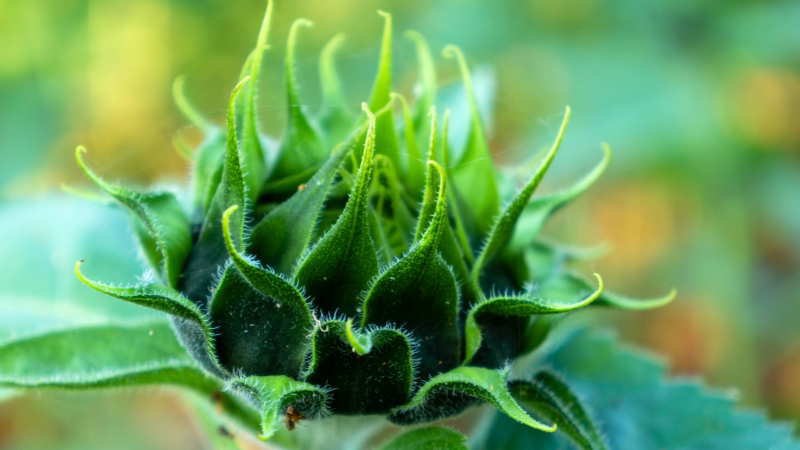
#> input picture Model3 for Sunflower/test_image_bud.jpg, 1600 x 900 px, found by its file name (shown at 1/2 size)
$ python predict.py   (older library calls are emulated)
#> lines starting #> are read from the running program, lines starting #| are printed output that depends on the picture; after the words box and inside, x2 and y2 are one past the last pixel; in counts of white or black regions, pixels touching at a corner belong together
### Model3 for Sunflower/sunflower_classifier_grouped.py
"""
Sunflower Growth Stage Classifier - Traditional Machine Learning Pipeline
===========================================================================
Phân loại 3 giai đoạn: Young Bud, Early Bloom, Full Bloom
Chỉ dùng Machine Learning truyền thống (KHÔNG dùng Deep Learning)

Pipeline:
1. Load ảnh từ các thư mục (mỗi thư mục = 1 class)
2. Trích xuất đặc trưng: HOG, Color Histogram (HSV), LBP, GLCM,
   tỉ lệ vùng màu đĩa hoa (disk-region color ratio)
3. Train nhiều mô hình: SVM, Random Forest, KNN, Logistic Regression,
   Naive Bayes
4. Đánh giá & so sánh bằng Cross-Validation + Test set
5. Lưu model tốt nhất ra .pkl

Fix Overfitting (v2):
- Dùng sklearn Pipeline: StandardScaler → PCA(100) → Model
- PCA giảm chiều HOG từ 8100 → 100 (chống curse of dimensionality)
- RF hyperparameter thắt chặt hơn: max_depth nhỏ hơn, max_samples < 1.0
- Thêm Train Accuracy để phát hiện overfitting
- Thêm Learning Curve để visualize mức độ overfitting
"""

import os
import cv2
import numpy as np
import pandas as pd
import joblib
import warnings
warnings.filterwarnings("ignore")

from skimage.feature import hog, local_binary_pattern, graycomatrix, graycoprops

from sklearn.model_selection import GroupShuffleSplit, GroupKFold, cross_val_score, GridSearchCV, learning_curve
from sklearn.pipeline import Pipeline
from sklearn.decomposition import PCA
from sklearn.preprocessing import StandardScaler, LabelEncoder
from sklearn.svm import SVC
from sklearn.ensemble import RandomForestClassifier
from sklearn.neighbors import KNeighborsClassifier
from sklearn.linear_model import LogisticRegression
from sklearn.naive_bayes import GaussianNB
from sklearn.metrics import accuracy_score, classification_report, confusion_matrix, f1_score

import matplotlib
matplotlib.use("Agg")
import matplotlib.pyplot as plt
import seaborn as sns

# =====================================================================
# CONFIG - chỉnh các đường dẫn này theo dataset của bạn
# =====================================================================
DATASET_DIR = "."               # 3 thư mục class nằm ngay trong thư mục hiện tại
CLASS_NAMES = ["Stage1_Young_Bud", "Stage2_Early_Bloom", "Stage3_Full_Bloom"]
IMAGE_SIZE = (256, 256)          # resize ảnh về kích thước cố định
RANDOM_STATE = 42
OUTPUT_DIR = "outputs"
os.makedirs(OUTPUT_DIR, exist_ok=True)

GROUPS_CSV = "groups.csv"   # tạo bằng compute_groups.py - chạy script đó TRƯỚC file này
N_REPEATS_IMPORTANCE = 8    # số lần xáo trộn (permutation) khi đo tầm quan trọng đặc trưng


# =====================================================================
# 1. FEATURE EXTRACTION
# =====================================================================
def extract_color_histogram(image_hsv, bins=(8, 8, 8)):
    """Histogram màu trong không gian HSV — phân biệt sắc độ vàng/xanh/nâu."""
    hist = cv2.calcHist([image_hsv], [0, 1, 2], None, bins,
                         [0, 180, 0, 256, 0, 256])
    cv2.normalize(hist, hist)
    return hist.flatten()


def extract_hog_features(gray):
    """HOG — đặc trưng hình dạng/cấu trúc cạnh (hình dạng cánh hoa, nụ hoa)."""
    features = hog(
        gray, orientations=9, pixels_per_cell=(16, 16),
        cells_per_block=(2, 2), block_norm="L2-Hys",
        transform_sqrt=True, feature_vector=True
    )
    return features


def extract_lbp_features(gray, P=24, R=3):
    """Local Binary Pattern — đặc trưng kết cấu (texture) bề mặt cánh hoa."""
    lbp = local_binary_pattern(gray, P, R, method="uniform")
    n_bins = P + 2
    hist, _ = np.histogram(lbp, bins=n_bins, range=(0, n_bins), density=True)
    return hist


def extract_glcm_features(gray):
    """GLCM — đặc trưng kết cấu thống kê bậc 2 (độ tương phản, độ đồng nhất...)."""
    gray_resized = cv2.resize(gray, (128, 128))
    glcm = graycomatrix(gray_resized, distances=[1, 3], angles=[0, np.pi/4, np.pi/2, 3*np.pi/4],
                         levels=256, symmetric=True, normed=True)
    props = ["contrast", "dissimilarity", "homogeneity", "energy", "correlation", "ASM"]
    feats = []
    for p in props:
        feats.extend(graycoprops(glcm, p).flatten())
    return np.array(feats)


def preprocess_image(image):
    """
    Tiền xử lý chuẩn hoá trước khi trích xuất feature:
    - CLAHE trên kênh V (HSV) để cân bằng độ sáng, giúp feature màu
      nhất quán hơn giữa ảnh tối (Young Bud macro) và ảnh sáng.
    - Gaussian blur nhẹ để giảm noise pixel.
    Trả về: (image_bgr, gray, hsv) sau tiền xử lý.
    """
    # Gaussian blur nhẹ — giảm noise
    blurred = cv2.GaussianBlur(image, (3, 3), 0)
    # CLAHE trên kênh V của HSV
    hsv_raw = cv2.cvtColor(blurred, cv2.COLOR_BGR2HSV)
    clahe = cv2.createCLAHE(clipLimit=2.0, tileGridSize=(8, 8))
    hsv_raw[:, :, 2] = clahe.apply(hsv_raw[:, :, 2])
    # Convert lại sang BGR rồi sang gray để thống nhất
    image_eq = cv2.cvtColor(hsv_raw, cv2.COLOR_HSV2BGR)
    gray_eq  = cv2.cvtColor(image_eq, cv2.COLOR_BGR2GRAY)
    hsv_eq   = cv2.cvtColor(image_eq, cv2.COLOR_BGR2HSV)
    return image_eq, gray_eq, hsv_eq


def extract_disk_color_ratio(image_hsv):
    """
    Tỉ lệ vùng màu đĩa hoa (nâu/xanh ở giữa) so với vùng cánh hoa (vàng).
    Đặc trưng QUAN TRỌNG để phân biệt Early Bloom vs Full Bloom:
    - Young Bud: ít vàng, chủ yếu xanh lá (che kín) + xanh đen tối (macro)
    - Early Bloom: vàng bắt đầu xuất hiện, đĩa hoa còn nhỏ/xanh
    - Full Bloom: vàng chiếm đa số, đĩa hoa nâu/đen lộ rõ và to
    """

    h, s, v = cv2.split(image_hsv)

    # Mask màu vàng (cánh hoa)
    yellow_mask = ((h >= 15) & (h <= 35) & (s > 60) & (v > 60))
    # Mask màu nâu/đen (đĩa hoa nở - hạt)
    brown_mask = ((h >= 5) & (h <= 25) & (s > 30) & (v < 120))
    # Mask màu xanh (lá/đài hoa, nụ chưa nở)
    green_mask = ((h >= 35) & (h <= 85) & (s > 40))
    # Mask tối (v < 80): đặc trưng của Young Bud chụp macro trong điều kiện bóng tối
    dark_mask = (v < 80)
    # Mask xanh lá tối: Young Bud macro (đen-xanh)
    dark_green_mask = ((h >= 35) & (h <= 85) & (v < 100))

    total = h.size
    yellow_ratio    = np.sum(yellow_mask)     / total
    brown_ratio     = np.sum(brown_mask)      / total
    green_ratio     = np.sum(green_mask)      / total
    dark_ratio      = np.sum(dark_mask)       / total
    dark_green_ratio= np.sum(dark_green_mask) / total

    return np.array([yellow_ratio, brown_ratio, green_ratio,
                     dark_ratio, dark_green_ratio])


def extract_brightness_features(gray, image_hsv):
    """
    Thống kê độ sáng toàn ảnh và phân phối histogram.
    - Young Bud macro: mean thấp (tối), std thấp (màu đồng nhất xanh-đen)
    - Early Bloom   : mean trung bình, màu xanh sáng
    - Full Bloom    : mean cao (vàng tươi), std cao (vàng + nâu tương phản)
    """
    v_channel = image_hsv[:, :, 2].astype(np.float32)
    gray_f    = gray.astype(np.float32)

    # Histogram 8 bin của kênh V — phân phối độ sáng
    hist_v, _ = np.histogram(v_channel, bins=8, range=(0, 256), density=True)

    return np.array([
        gray_f.mean(),                    # độ sáng trung bình
        gray_f.std(),                     # độ tương phản
        np.percentile(gray_f, 10),        # vùng tối
        np.percentile(gray_f, 90),        # vùng sáng
        v_channel.mean(),
        v_channel.std(),
        *hist_v,                          # 8 bin histogram độ sáng
    ])


# ── FEATURE MỚI 1 ────────────────────────────────────────────────────────────
def extract_center_vs_border(image_hsv):
    """
    So sánh màu vùng trung tâm (đĩa hoa) vs vùng ngoài rìa (cánh hoa).
    Đây là đặc trưng quan trọng nhất để phân biệt 3 giai đoạn:
    - Young Bud  : trung tâm xanh, rìa xanh/ít vàng
    - Early Bloom: trung tâm vàng-xanh lẫn lộn, rìa vàng rõ hơn
    - Full Bloom : trung tâm NÂU/ĐEN rõ rệt, rìa vàng tươi
    """
    h_img, w_img = image_hsv.shape[:2]
    cx, cy = w_img // 2, h_img // 2
    r = min(h_img, w_img) // 5   # bán kính ~20% chiều nhỏ hơn

    # Vùng trung tâm
    center = image_hsv[max(0, cy-r):cy+r, max(0, cx-r):cx+r]
    hc, sc, vc = center[:,:,0], center[:,:,1], center[:,:,2]

    # Vùng ngoài rìa (vành khăn)
    mask_border = np.ones((h_img, w_img), dtype=bool)
    mask_border[max(0, cy-r):cy+r, max(0, cx-r):cx+r] = False
    h_full = image_hsv[:,:,0]
    s_full = image_hsv[:,:,1]
    v_full = image_hsv[:,:,2]

    brown_center  = ((hc >= 5)  & (hc <= 25) & (sc > 30) & (vc < 130)).mean()
    yellow_center = ((hc >= 15) & (hc <= 35) & (sc > 50) & (vc > 60)).mean()
    green_center  = ((hc >= 35) & (hc <= 85) & (sc > 40)).mean()
    yellow_border = (
        (h_full[mask_border] >= 15) & (h_full[mask_border] <= 35) &
        (s_full[mask_border] > 50)  & (v_full[mask_border] > 60)
    ).mean()
    ratio_brown_yellow = brown_center / (yellow_border + 1e-6)

    return np.array([brown_center, yellow_center, green_center,
                     yellow_border, ratio_brown_yellow])


# ── FEATURE MỚI 2 ────────────────────────────────────────────────────────────
def extract_petal_edge_density(gray):
    """
    Mật độ cạnh cánh hoa qua Canny edge detection.
    - Young Bud  : ít cạnh (hoa chưa mở, bề mặt trơn)
    - Early Bloom: cạnh trung bình (cánh hoa mới xoè ra)
    - Full Bloom : cạnh nhiều (cánh hoa xoè tối đa, đĩa hoa có hạt rõ)
    """
    edges_tight = cv2.Canny(gray, 80, 160)
    edges_loose = cv2.Canny(gray, 30, 100)
    lap_var = cv2.Laplacian(gray, cv2.CV_64F).var()

    return np.array([
        edges_tight.mean(),
        edges_loose.mean(),
        edges_tight.std(),
        np.log1p(lap_var),
    ])


# ── FEATURE MỚI 3 ────────────────────────────────────────────────────────────
def extract_saturation_stats(image_hsv):
    """
    Thống kê kênh Saturation và Value toàn ảnh.
    - Young Bud  : S thấp (màu nhạt/xanh lá), V trung bình
    - Early Bloom: S trung bình, V cao (vàng tươi nhưng chưa đều)
    - Full Bloom : S cao ở cánh hoa vàng, V thấp ở đĩa nâu → phương sai lớn
    """
    s = image_hsv[:,:,1].astype(np.float32) / 255.0
    v = image_hsv[:,:,2].astype(np.float32) / 255.0
    return np.array([
        s.mean(), s.std(), np.percentile(s, 25), np.percentile(s, 75),
        v.mean(), v.std(), np.percentile(v, 25), np.percentile(v, 75),
        (s * v).mean(),   # S×V cao → màu bão hoà và sáng = cánh hoa vàng tươi
    ])


def extract_features_from_image(image_path):
    """Tổng hợp toàn bộ feature vector cho 1 ảnh (bao gồm các feature mới)."""
    image = cv2.imread(image_path)
    if image is None:
        return None
    image = cv2.resize(image, IMAGE_SIZE)

    # ── Tiền xử lý (CLAHE + blur) để chuẩn hoá độ sáng ────────────────────
    image_eq, gray, hsv = preprocess_image(image)

    color_hist   = extract_color_histogram(hsv)          # 512 dim
    hog_feat     = extract_hog_features(gray)            # 8100 dim
    lbp_feat     = extract_lbp_features(gray)            # 26 dim
    glcm_feat    = extract_glcm_features(gray)           # 48 dim
    disk_ratio   = extract_disk_color_ratio(hsv)         # 5 dim  (củ 3 + 2 mới)
    center_feat  = extract_center_vs_border(hsv)         # 5 dim
    edge_feat    = extract_petal_edge_density(gray)      # 4 dim
    sat_feat     = extract_saturation_stats(hsv)         # 9 dim
    bright_feat  = extract_brightness_features(gray, hsv) # 14 dim (mới)

    return np.concatenate([color_hist, hog_feat, lbp_feat, glcm_feat,
                           disk_ratio, center_feat, edge_feat,
                           sat_feat, bright_feat])


# [168 lines left out: functions compute_feature_group_slices, grouped_permutation_importance, build_dataset, load_groups, make_pipeline, get_models, not called in this run]


# Lưới hyperparameter dùng prefix pipeline ("clf__" cho model, "pca__" cho PCA)
# RF: tập trung vào regularisation (max_depth nhỏ, min_samples lớn, max_samples < 1)
PARAM_GRIDS = {
    "Logistic Regression": {"clf__C": [0.01, 0.1, 1, 10, 100]},
    "SVM (RBF)":   {"clf__C": [1, 10, 50, 100], "clf__gamma": ["scale", 0.01, 0.005]},
    "SVM (Linear)": {"clf__C": [0.01, 0.1, 1, 10]},
    "KNN": {"clf__n_neighbors": [5, 7, 9, 11, 15], "clf__weights": ["uniform", "distance"]},
    "Random Forest": {
        "pca__n_components":      [50, 100, 150],       # thử vài mức PCA
        "clf__max_depth":         [5, 8, 12],           # giới hạn độ sâu
        "clf__min_samples_leaf":  [3, 5, 8, 10],        # regularization mạnh hơn
        "clf__min_samples_split": [6, 10, 15],
        "clf__max_features":      ["sqrt", "log2"],
        "clf__max_samples":       [0.7, 0.8, 1.0],      # bagging sub-sampling
    },
    "Naive Bayes": {},
}


# =====================================================================
# 3. TRAIN & COMPARE
# =====================================================================
# [239 lines left out: function main, not called in this run]


# [2 lines that do not run on import are left out]

### Model3 for Sunflower/predict.py
"""
predict.py
==========
Dự đoán giai đoạn hoa hướng dương cho 1 ảnh, dùng model đã train
(outputs/best_model.pkl từ sunflower_classifier_grouped.py).

⚠️  LƯU Ý (v2 Pipeline):
    best_model.pkl bây giờ là một sklearn Pipeline gồm:
        StandardScaler → PCA → Classifier
    Bạn KHÔNG cần load scaler.pkl riêng nữa.
    Chỉ cần gọi model.predict(raw_feature) là đủ.

Chỉ cần sửa đường dẫn ảnh ở phần __main__ dưới cùng rồi chạy:
    python predict.py
"""

import joblib
from sunflower_classifier_grouped import extract_features_from_image

OUTPUT_DIR = "outputs"


def predict(image_path):
    # Pipeline đã tích hợp StandardScaler + PCA bên trong
    # → không cần load scaler.pkl hay transform thủ công
    model = joblib.load(f"{OUTPUT_DIR}/best_model.pkl")
#> (reads Model3 for Sunflower/old_outputs/best_model.pkl from the repository)
    le    = joblib.load(f"{OUTPUT_DIR}/label_encoder.pkl")
#> (reads Model3 for Sunflower/old_outputs/label_encoder.pkl from the repository)

    feat = extract_features_from_image(image_path)
#> in extract_features_from_image, image is the input picture: shape (900, 1600, 3); mean B, G, R 91.7, 158.8, 102.8
#> in preprocess_image, `hsv_raw = cv2.cvtColor(blurred, cv2.COLOR_BGR2HSV)`: hsv_raw: shape (256, 256, 3); mean H, S, V 57.5, 142.1, 159.5
#> in preprocess_image, `hsv_raw[:, :, 2] = clahe.apply(hsv_raw[:, :, 2])`: hsv_raw: shape (256, 256, 3); mean H, S, V 57.5, 142.1, 150.5
#> in preprocess_image, `hsv_eq   = cv2.cvtColor(image_eq, cv2.COLOR_BGR2HSV)`: hsv_eq: shape (256, 256, 3); mean H, S, V 57.5, 143.2, 150.5
#> in extract_features_from_image, `color_hist   = extract_color_histogram(hsv)`: color_hist = 512 values, max 0.444 at index 222, min 0 at index 0, mean 0.0144
#> in extract_hog_features, `features = hog( gray, orientations=9, pixels_per_cell=(16, 16), cells_..`: features = 8100 values, max 0.471 at index 7059, min 0 at index 82, mean 0.128
#> in extract_features_from_image, `hog_feat     = extract_hog_features(gray)`: hog_feat has the same summary as features in extract_hog_features
#> in extract_lbp_features, `lbp = local_binary_pattern(gray, P, R, method="uniform")`:
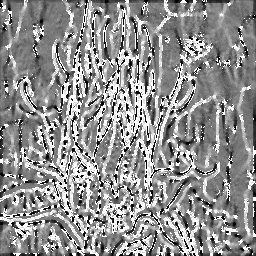
#> lbp: shape (256, 256) float64; min 0, max 25, mean 14.2; drawn with min black and max white
#> in extract_lbp_features, `hist, _ = np.histogram(lbp, bins=n_bins, range=(0, n_bins), density=Tr..`: hist = 26 values, max 0.17 at index 25, min 0.00877 at index 23, mean 0.0385
#> in extract_features_from_image, `lbp_feat     = extract_lbp_features(gray)`: lbp_feat has the same summary as hist in extract_lbp_features
#> in extract_glcm_features, `gray_resized = cv2.resize(gray, (128, 128))`:
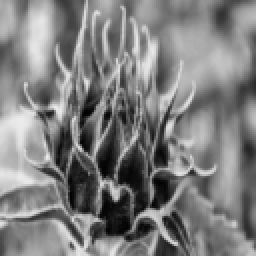
#> gray_resized: shape (128, 128) (shown 2 times larger); min 1, max 236, mean 126.4
#> after the loop in extract_glcm_features, `for p in props:`: feats = 48 values, max 2201 at index 4, min 7.76e-05 at index 44, mean 201.5
#> in extract_features_from_image, `glcm_feat    = extract_glcm_features(gray)`: glcm_feat has the same summary as feats in extract_glcm_features
#> in extract_disk_color_ratio, `yellow_mask = ((h >= 15) & (h <= 35) & (s > 60) & (v > 60))`:
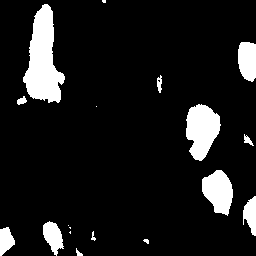
#> yellow_mask: shape (256, 256) bool; 10.3% white; 18 white regions (5 under 20 px), largest, box (x1, y1, x2, y2) and area: (23, 4, 65, 103) 2411, (186, 104, 221, 161) 1372, (202, 170, 233, 216) 983
#> in extract_disk_color_ratio, `brown_mask = ((h >= 5) & (h <= 25) & (s > 30) & (v < 120))`: brown_mask: shape (256, 256) bool; 0.46% white; 8 white regions (3 under 20 px), largest, box (x1, y1, x2, y2) and area: (244, 201, 256, 227) 140, (0, 235, 5, 252) 58, (207, 178, 212, 199) 46, (215, 208, 223, 214) 29, (92, 232, 96, 240) 24
#> in extract_disk_color_ratio, `green_mask = ((h >= 35) & (h <= 85) & (s > 40))`: green_mask: shape (256, 256) bool; 86.5% white; 43 black regions (23 under 20 px), largest, box (x1, y1, x2, y2) and area: (24, 8, 65, 103) 2046, (186, 105, 220, 159) 1272, (181, 214, 222, 256) 1020
#> in extract_disk_color_ratio, `dark_mask = (v < 80)`: dark_mask: shape (256, 256) bool; 12.5% white; 47 white regions (15 under 20 px), largest, box (x1, y1, x2, y2) and area: (99, 190, 154, 241) 1330, (118, 141, 149, 219) 1048, (68, 157, 95, 215) 956
#> in extract_disk_color_ratio, `dark_green_mask = ((h >= 35) & (h <= 85) & (v < 100))`:
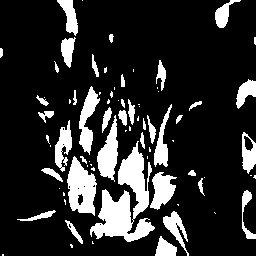
#> dark_green_mask: shape (256, 256) bool; 17.3% white; 77 white regions (38 under 20 px), largest, box (x1, y1, x2, y2) and area: (90, 141, 155, 242) 2831, (67, 156, 97, 216) 1140, (97, 115, 118, 182) 753
#> in extract_disk_color_ratio, `yellow_ratio    = np.sum(yellow_mask)     / total`: yellow_ratio = 0.103
#> in extract_disk_color_ratio, `brown_ratio     = np.sum(brown_mask)      / total`: brown_ratio = 0.00461
#> in extract_disk_color_ratio, `green_ratio     = np.sum(green_mask)      / total`: green_ratio = 0.865
#> in extract_disk_color_ratio, `dark_ratio      = np.sum(dark_mask)       / total`: dark_ratio = 0.125
#> in extract_disk_color_ratio, `dark_green_ratio= np.sum(dark_green_mask) / total`: dark_green_ratio = 0.173
#> in extract_features_from_image, `disk_ratio   = extract_disk_color_ratio(hsv)`: disk_ratio = [0.103, 0.00461, 0.865, 0.125, 0.173]
#> in extract_center_vs_border, `center = image_hsv[max(0, cy-r):cy+r, max(0, cx-r):cx+r]`: center: shape (102, 102, 3); mean H, S, V 57, 189, 127.5
#> in extract_center_vs_border, `hc, sc, vc = center[:,:,0], center[:,:,1], center[:,:,2]`:
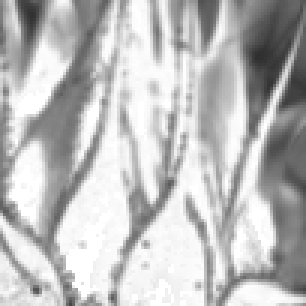
#> sc: shape (102, 102) (shown 3 times larger); min 46, max 255, mean 189
#> in extract_center_vs_border, `hc, sc, vc = center[:,:,0], center[:,:,1], center[:,:,2]`:
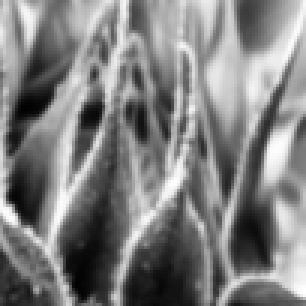
#> vc: shape (102, 102) (shown 3 times larger); min 1, max 255, mean 127.5
#> in extract_center_vs_border, `brown_center  = ((hc >= 5)  & (hc <= 25) & (sc > 30) & (vc < 130)).mea..`: brown_center = 0
#> in extract_center_vs_border, `yellow_center = ((hc >= 15) & (hc <= 35) & (sc > 50) & (vc > 60)).mean()`: yellow_center = 0.00577
#> in extract_center_vs_border, `green_center  = ((hc >= 35) & (hc <= 85) & (sc > 40)).mean()`: green_center = 0.988
#> in extract_center_vs_border, `yellow_border = ( (h_full[mask_border] >= 15) & (h_full[mask_border] <..`: yellow_border = 0.122
#> in extract_center_vs_border, `ratio_brown_yellow = brown_center / (yellow_border + 1e-6)`: ratio_brown_yellow = 0
#> in extract_features_from_image, `center_feat  = extract_center_vs_border(hsv)`: center_feat = [0, 0.00577, 0.988, 0.122, 0]
#> in extract_petal_edge_density, `edges_tight = cv2.Canny(gray, 80, 160)`: edges_tight: shape (256, 256); 11.4% white in thin lines or dots
#> in extract_petal_edge_density, `edges_loose = cv2.Canny(gray, 30, 100)`:
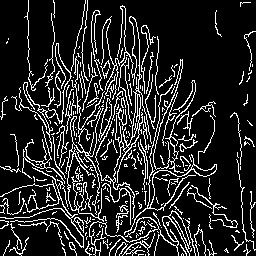
#> edges_loose: shape (256, 256); 15.3% white in thin lines or dots
#> in extract_petal_edge_density, `lap_var = cv2.Laplacian(gray, cv2.CV_64F).var()`: lap_var = 246
#> in extract_features_from_image, `edge_feat    = extract_petal_edge_density(gray)`: edge_feat = [29.19, 39.09, 81.19, 5.51]
#> in extract_features_from_image, `sat_feat     = extract_saturation_stats(hsv)`: sat_feat = [0.562, 0.192, 0.427, 0.671, 0.59, 0.223, 0.443, 0.765, 0.306]
#> in extract_brightness_features, `hist_v, _ = np.histogram(v_channel, bins=8, range=(0, 256), density=Tr..`: hist_v = [0.00106, 0.00166, 0.00278, 0.00461, 0.00625, 0.00645, 0.00558, 0.00287]
#> in extract_features_from_image, `bright_feat  = extract_brightness_features(gray, hsv)`: bright_feat = [126.3, 52.13, 51, 191, 150.5, 56.89, 0.00106, 0.00166, 0.00278, 0.00461, 0.00625, 0.00645, 0.00558, 0.00287]
#> feat = 8723 values, max 2201 at index 8642, min 0 at index 0, mean 1.32
    if feat is None:
        print(f"❌ Không đọc được ảnh: {image_path}")
        return

    # Pipeline tự scale + PCA, truyền raw feature trực tiếp
#> (the run stopped early here; a loop or call above may not have finished)
